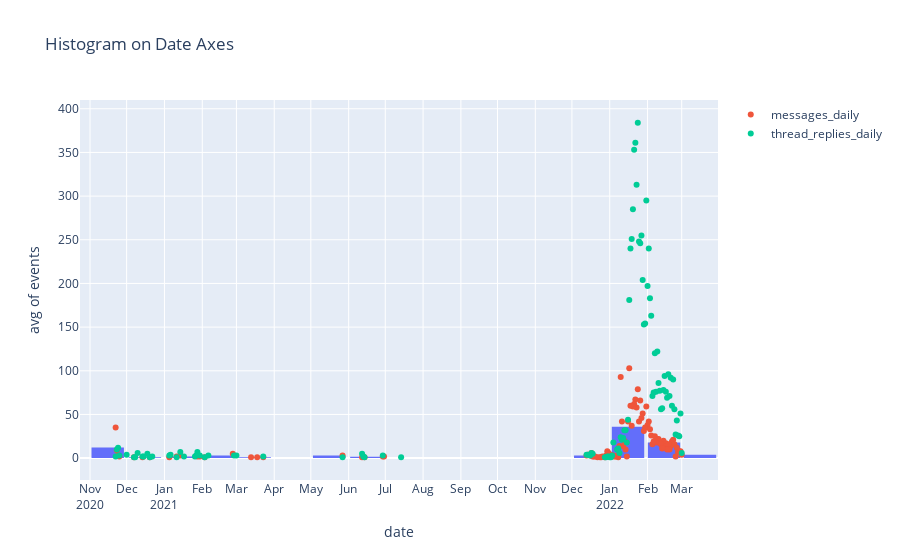

Notebook source saved alongside this figure:
### Code cell
import plotly.express as px
import plotly.graph_objects as go
import pandas as pd

fig = px.histogram(messages, x="date", y="events", histfunc="avg", title="Histogram on Date Axes")
fig.update_traces(xbins_size="M1")
fig.update_xaxes(showgrid=True, dtick="M1", tickformat="%b\n%Y")
fig.update_xaxes(hoverformat="%d-%m-%Y")
fig.update_layout(bargap=0.10)
fig.add_trace(go.Scatter(mode="markers", x=messages["date"], y=messages["events"], name="messages_daily",
                        hovertemplate='%{x} <br> Events: %{y}'))
fig.add_trace(go.Scatter(mode="markers", x=threads["date"], y=threads["events"], name="thread_replies_daily",
                         hovertemplate='%{x} <br> Events: %{y}'))
fig.show()
